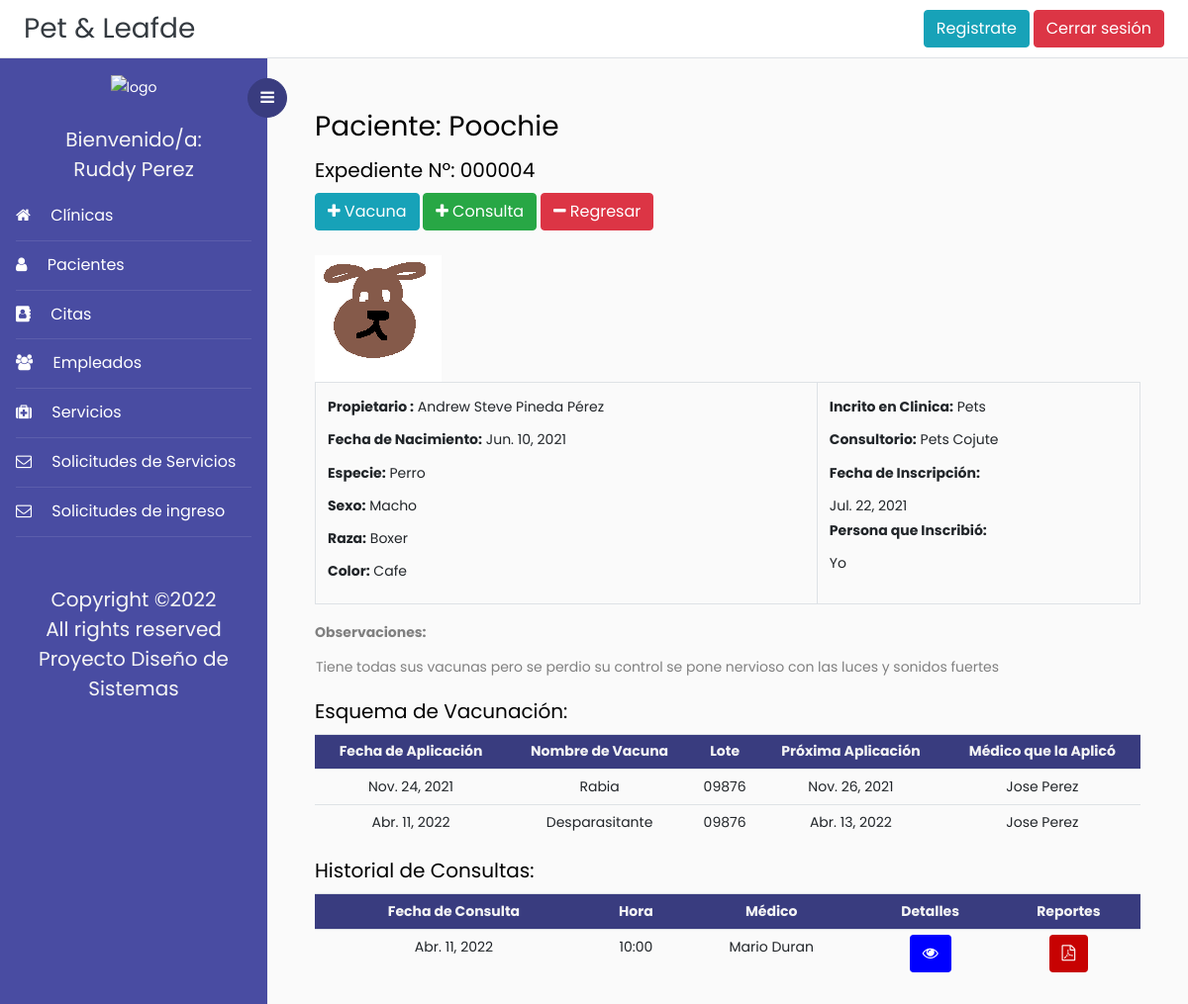
Page /expediente/2 (signed in) on the committed database.
### Veterinaria/models.py (models this page shows, shortened)
class Expediente (models.Model):
    id = models.AutoField(primary_key = True)
    pacienteId = models.ForeignKey('Paciente', on_delete = models.PROTECT, null=True)
    clinica = models.ForeignKey('Clinica', on_delete = models.PROTECT)
    consultorio = models.ForeignKey('Consultorio', on_delete = models.PROTECT)

class Paciente(models.Model):
    id = models.AutoField(primary_key=True)
    foto = models.ImageField(upload_to='fotos', null = True)
    nombrePac = models.CharField(max_length=50,help_text="", validators=[solo_Letras])
    SEXO = (('m','Macho'),('h', 'Hembra'))# Estructura para la selección del sexo del paciente
    sexo = models.CharField(max_length=10, choices=SEXO, blank=True, help_text='')
    especie = models.CharField(max_length=50, help_text="", validators=[solo_Letras])
    raza = models.CharField(max_length=50,help_text="", validators=[solo_Letras])
    color = models.CharField(max_length=50,help_text="", validators=[solo_Letras])
    fechaNacimPac = models.DateField(null=False, blank=True, validators=[validar_Fecha])
    observaciones = models.CharField(max_length=500, null = True, blank=True)
    fechaInscrip = models.DateField(auto_now_add = True)# fecha de inscripcion del paciente
    personaInscrip = models.CharField(max_length=70,help_text="", validators=[solo_Letras])
    activo = models.BooleanField(blank=True,  default=1)
    propietario = models.ForeignKey('Propietario', on_delete = models.SET_NULL, null=True)

class Propietario(models.Model):
    dui = models.CharField(max_length=10, help_text="########-#", primary_key=True,validators=[formato_Dui])
    nombre = models.CharField(max_length=100, validators=[solo_Letras])
    apellido = models.CharField(max_length=100, validators=[solo_Letras])
    fechaNacim = models.DateField(validators=[validar_Fecha])
    edad = models.IntegerField(help_text="Se calculará automaticamente",validators=[solo_Numeros])
    direccion = models.CharField(max_length=100,help_text="Calle, Colonia, Cantón ...")
    departamento = models.ForeignKey('Departamento', on_delete = models.SET_NULL, null=True)
    municipio = models.ForeignKey('Municipio', on_delete = models.SET_NULL, null=True)
    correo = models.CharField(max_length=50,help_text="")
    telefono = models.CharField(max_length=9,help_text="####-####",validators=[formato_Telefono])
    def __str__(self): #Para que retorne el nombre y no el Id
        return self.nombre + " " + self.apellido

class Clinica(models.Model):
    id = models.IntegerField(primary_key = True)
    propietario = models.CharField(max_length=50, validators=[solo_Letras])
    nombre = models.CharField(max_length=60)
    direccion = models.TextField()
    horarios = models.CharField(max_length=50)
    telefono = models.CharField(max_length=9)
    fechaIngreso = models.DateField(auto_now_add=True, null=True)
    correoElectronico = models.CharField(max_length=200, null=True)
    ESTADO = (('Activa','Activa'),('Inactiva', 'Inactiva'))
    estado = models.CharField(max_length=10, choices=ESTADO, default="Activa")
    def __str__(self):
        return self.nombre

class Consultorio(models.Model):
    clinica = models.ForeignKey('Clinica', on_delete = models.CASCADE)
    nombre = models.CharField(max_length=60)
    direccion = models.TextField()
    longitud = models.FloatField(blank=True, null=True)
    latitud = models.FloatField(blank=True, null=True)
    correoElectronico = models.CharField(max_length=200, null=True)
    horarios = models.CharField(max_length=50)
    telefono = models.CharField(max_length=9, validators=[formato_Telefono])
    servicios = models.ManyToManyField('Servicio')
    fechaIngreso = models.DateField(auto_now_add=True, null=True)
    ESTADO = (('Activa','Activa'),('Inactiva', 'Inactiva'))
    estado = models.CharField(max_length=10, choices=ESTADO, default="Activa")
    def __str__(self):
        return self.nombre

class Vacuna(models.Model):
    id = models.AutoField(primary_key = True)
    paciente = models.ForeignKey('Paciente', on_delete = models.PROTECT, null=True)
    fechaAplic = models.DateField(auto_now_add = True)# fecha de agrecada la vacuna
    nombre = models.CharField(max_length=100,null=False)
    lote = models.CharField(max_length=10,null=False)
    fechaProx = models.DateField(validators=[fecha_mayor],null=False)# fecha de creación de la consulta
    aplicador = models.CharField(max_length=70,null=False, validators=[solo_Letras])

class Consulta (models.Model):
    id = models.AutoField(primary_key = True)
    medico = models.CharField(max_length=70,null=False, validators=[solo_Letras])
    pacienteId = models.ForeignKey('Paciente', on_delete = models.PROTECT, null=True)
    edad = models.CharField(max_length=2, null=False, validators=[solo_Numeros])
    peso = models.CharField(max_length=10, null=False)
    fechaConsulta = models.DateField(auto_now_add = True)# fecha de creación de la consulta
    hora = models.CharField(max_length=10, null=False)
    observaciones = models.CharField(max_length=100, null = True, blank=True)
    medicamento = models.CharField(max_length=200, null = True, blank=True)
    examenes = models.CharField(max_length=200, null = True, blank=True)
    proximoCont = models.DateField(null=True, validators=[fecha_mayor])
    clinica = models.ForeignKey('Clinica', on_delete = models.PROTECT)
    consultorio = models.ForeignKey('Consultorio', on_delete = models.PROTECT)

### Veterinaria/views.py (the view)
# urls.py: path('expediente/<int:pk>', login_required(DetalleExpediente), name='expediente'),
def DetalleExpediente (request, pk):
    vacunas = Vacuna.objects.filter(paciente_id = pk)
    sinVacunas = 0
    if request.method == 'GET':
        if vacunas.exists() == False: # Si no tiene vacunas
            sinVacunas = 1 #Ponemos esto a 1
        exp = Expediente.objects.filter(pacienteId_id = pk).first()
        consultas = Consulta.objects.filter(pacienteId_id = pk)
    return render(request, 'Plantillas/detalleExpediente.html', {'exp':exp,'cons':consultas,'sinVacunas':sinVacunas,'vacunas':vacunas})

### Veterinaria/templates/Plantillas/detalleExpediente.html (shortened to what this page needs)
{% extends 'base.html' %}
{% block content %}
<div>
    <h3>Paciente: {{exp.pacienteId.nombrePac}}</h3>
</div>
<div>
    <h5>Expediente Nº:
    {% if exp.id <= 9 %}
        00000{{exp.id}}
    {% endif %}
    </h5>
</div>
<div>
    {% if exp.pacienteId.activo == 1%}
        {% if sinVacunas == 1 %}
        <a href="{% url 'agregar_vacuna' exp.pacienteId.pk %}" class="btn btn-success" style="color:white; background-color:red"><i class="fa fa-star" aria-hidden="true"></i> Iniciar Esquema de Vacunación</a>
        {% else %}
        <a href="{% url 'agregar_vacuna' exp.pacienteId.pk %}" class="btn btn-info" ><i class="fa fa-plus" aria-hidden="true"></i> Vacuna</a>
        {% endif%}
        <a href="{% url 'registrar_consulta' exp.pacienteId.pk%}" class="btn btn-success""><i class="fa fa-plus" aria-hidden="true"></i> Consulta</a>
    {% endif%}
    <a href="{% url 'listado_pacientes'%}" class="btn btn-danger"><i class="fa fa-minus" aria-hidden="true"></i> Regresar</a>
</div>
<br>
    <div>
            <img src=" {{ exp.pacienteId.foto.url }}"/>
    </div>
    <table class = "table table-bordered">
        <tr>
            <td>
                <div>
                    <B><label>Propietario : </label></B>    {{exp.pacienteId.propietario}}
                </div>
                <div>
                    <B><label>Fecha de Nacimiento: </label></B>    {{exp.pacienteId.fechaNacimPac}}
                </div>
                <div>
                <B><label>Especie: </label></B>    {{exp.pacienteId.especie}}
                </div>
                <div>
                    <B><label>Sexo: </label></B>    {% if exp.pacienteId.sexo == 'h' %}Hembra{%else%}Macho{%endif%}
                </div>
                <div>
                    <B><label>Raza: </label></B>    {{exp.pacienteId.raza}}
                </div>
                <div>
                    <B><label>Color: </label></B>    {{exp.pacienteId.color}}
                </div>
            </td>
            <td style="text-align: top">
                 <div >
                    <B><label>Incrito en Clinica: </label></B>    {{exp.clinica}}
                </div>
                <div >
                    <B><label>Consultorio: </label></B>    {{exp.consultorio}}
                </div>
                <div>
                    <B><label>Fecha de Inscripción: </label></B>
                </div>
                <div>
                   {{exp.pacienteId.fechaInscrip}}
                </div>
                <div>
                    <B><label>Persona que Inscribió: </label></B>
                </div>
                <div>
                    {{exp.pacienteId.personaInscrip}}
                </div>
            </td>
        </tr>
    </table>
    <div>
        <B><label>Observaciones: </label></B><br>
        <table>
            <tr>
                <td width="800">
                    {% if exp.pacienteId.observaciones == None %}
                        -
                    {% else %}
                        <p>{{exp.pacienteId.observaciones}}</p>
                    {% endif %}
                </td>
            </tr>
        </table>
    </div>
{% if sinVacunas == 0%}
<div>
    <h5>Esquema de Vacunación:</h5>
</div>
<table  class="table table-sm">
		<tr style="text-align: center; background-color: #393c7f; color:whitesmoke;">
			<th style="text-align: center">Fecha de Aplicación</th>
            <th style="text-align: center">Nombre de Vacuna</th>
			<th style="text-align: center">Lote</th>
            <th style="text-align: center">Próxima Aplicación</th>
            <th style="text-align: center">Médico que la Aplicó</th>
		</tr>
		{% for v in vacunas %}
		<tr>
			<td style="text-align: center">{{v.fechaAplic}}</td>
			<td style="text-align: center">{{v.nombre}}</td>
            <td style="text-align: center">{{v.lote}}</td>
            <td style="text-align: center">{{v.fechaProx}}</td>
            <td style="text-align: center">{{v.aplicador}}</td>
		{% endfor %}
	</table>
{% endif %}
<div>
    <h5>Historial de Consultas: </h5>
</div>
<table  class="table table-sm">
		<tr style="text-align: center; background-color: #393c7f; color:whitesmoke;">
			<th style="text-align: center">Fecha de Consulta</th>
            <th style="text-align: center">Hora</th>
			<th style="text-align: center">Médico</th>
            <th style="text-align: center">Detalles</th>
            <th style="text-align: center">Reportes</th>
		</tr>
		{% for c in cons %}
		<tr>
			<td style="text-align: center">
				{{c.fechaConsulta}}
			</td>
			<td style="text-align: center">
                {{c.hora}}
            </td>
            <td style="text-align: center">
                {{c.medico}}
            </td>
			<td style="text-align:center;">
					<a href="{% url 'detalle_consulta' c.pk %}" class="btn"  style="color:white; background-color:blue"><i class="fa fa-eye" aria-hidden="true"></i></a>
				</td>
            <td style="text-align:center;">
                <a href="{% url 'reporte_Consulta' c.pk %}" class="btn"
                    style="color:white; background-color:rgb(199, 2, 2)"><i class="fa fa-file-pdf-o"
                        aria-hidden="true"></i></a>
            </td>
			</tr>
		{% endfor %}
	</table>
{% endblock content%}

### Veterinaria/templates/base.html (shortened to what this page needs)
<!doctype html>
<html lang="en">
  <head>
	<link rel="stylesheet" href="https://cdnjs.cloudflare.com/ajax/libs/select2/4.0.13/css/select2.min.css" />
    <link rel="stylesheet" href="https://cdn.jsdelivr.net/bxslider/4.2.12/jquery.bxslider.css">
	<link rel="stylesheet" href="https://stackpath.bootstrapcdn.com/font-awesome/4.7.0/css/font-awesome.min.css">
    {% load static %}
	<link rel="stylesheet" href="{% static 'css/style.css' %}">
    <link href='https://api.mapbox.com/mapbox-gl-js/v2.3.1/mapbox-gl.css' rel='stylesheet' />
  </head>
  <body>
		{% block navbar %}
	  <div class="d-flex flex-column flex-md-row align-items-center p-2 px-md-4 bg-white border-bottom box-shadow">
      <h3 class="my-0 mr-md-auto font-weight-normal" ><a class="text-dark" href="{% url 'index' %}">Pet & Leafde</a></h3>
	  <a class="btn btn-info" href="{% url 'registro'%}">Registrate</a>&nbsp;
	  {% if request.user.is_authenticated %}
      <a class="btn btn-danger" href="{% url 'logout' %}">Cerrar sesión</a>
	  {% else %}
	  <a class="btn btn-success" href="{% url 'login' %}">Iniciar sesión</a>
	  {% endif %}
    </div>
		<div class="wrapper d-flex align-items-stretch">
			<nav id="sidebar">
				<div class="custom-menu">
					<button type="button" id="sidebarCollapse" class="btn btn-primary">
	          <i class="fa fa-bars"></i>
	        </button>
        </div>
				<div class="p-3">
        <div class="contenedor_logo" align="center">
            <img  class="logo"  src="{% static 'images/logo.png'%}" alt="logo">
        </div>&nbsp;
			{% if request.user.is_authenticated %}
			<h5 style="color:whitesmoke;" class="my-0 mr-md-auto font-weight-normal" align ="center">Bienvenido/a:</h5>
			<h5 style="color:whitesmoke;" align ='center'>{{user.first_name}} {{user.last_name}}</h5>
	        <ul class="list-unstyled components mb-5">
	          <li class="active">
	            <a href="{% url 'listar_clinica' %}"><span class="fa fa-home mr-3"></span> Clínicas</a>
	          </li>
	          <li class="active">
	            <a href="{% url 'listado_pacientes' %}"><span class="fa fa-user mr-3"></span> Pacientes</a>
	          </li>
	          <li class="active">
              <a href="{% url 'listado_citas' %}"><span class="fa fa-address-book mr-3"></span> Citas</a>
	          </li>
	          <li class="active">
              	<a href="{% url 'listado_empleados' %}"><span class="fa fa-users mr-3"></span> Empleados</a>
	          </li>
			  <li class="active">
              	<a href="{% url 'listado_servicios' %}"><span class="fa fa-medkit mr-3"></span> Servicios</a>
	          </li>
			  <li class="active">
              	<a href="{% url 'listado_solicitud_servicio' %}"><span class="fa fa-envelope-o mr-3"></span> Solicitudes de Servicios</a>
	          </li>
			  <li class="active">
				<a href="{% url 'listado_solicitudes' %}"><span class="fa fa-envelope-o mr-3"></span> Solicitudes de ingreso</a>
			</li>
			</ul>
			{% endif %}
	        <div class="footer">
	        	<h5 align="center" style="color:whitesmoke;">
						  Copyright &copy;<script>document.write(new Date().getFullYear());</script><br>
						  All rights reserved <br> Proyecto Diseño de Sistemas
	        </div>
	      </div>
    	</nav>
        {% endblock navbar%}
      <div id="content" class="p-4 p-md-5 pt-5">
	  {% block content %}{% endblock content%}
  </body>
</html>

### rows in the picture
Expediente: pacienteId.nombrePac "Poochie", id "4", pacienteId.foto (picture), pacienteId.propietario "Andrew Steve Pineda Pérez", pacienteId.fechaNacimPac "Jun. 10, 2021", pacienteId.especie "Perro", pacienteId.raza "Boxer", pacienteId.color "Cafe", clinica "Pets", consultorio "Pets Cojute", pacienteId.fechaInscrip "Jul. 22, 2021", pacienteId.personaInscrip "Yo", pacienteId.observaciones "Tiene todas sus vacunas pero se perdio su control se pone nervioso con las luces y sonidos fuertes"
Vacuna: fechaAplic "Nov. 24, 2021", nombre "Rabia", lote "09876", fechaProx "Nov. 26, 2021", aplicador "Jose Perez"
Vacuna: fechaAplic "Abr. 11, 2022", nombre "Desparasitante", lote "09876", fechaProx "Abr. 13, 2022", aplicador "Jose Perez"
Consulta: fechaConsulta "Abr. 11, 2022", hora "10:00", medico "Mario Duran"

### other values in the picture
{{ user.first_name }} "Ruddy"
{{ user.last_name }} "Perez"
